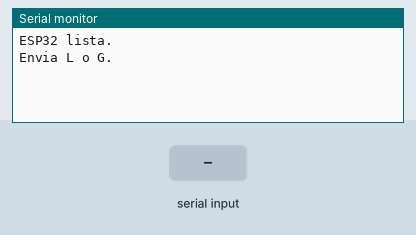
The program below on a simulated ESP32. On the bench: the last lines printed to the serial monitor. The test bench sets the inputs (shaded band).

Above: at 1.2 s.
1.3 s: "L" received over the second serial link
At 3.4 s:
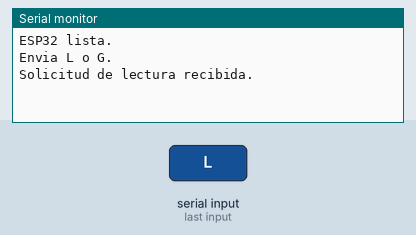
3.8 s: "G" received over the second serial link
At 5.2 s:
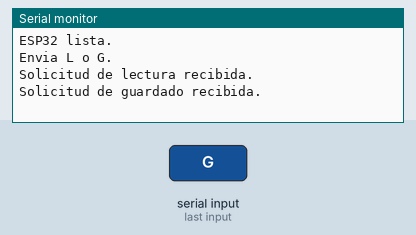
6.3 s: "1" received over the second serial link
At 8.4 s:
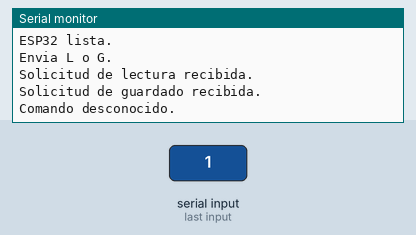

Measured:
- after the input at 1.3 s, the serial monitor: prints a new line after 1.0 s (image 1)
- after the input at 3.8 s, the serial monitor: prints a new line after 1.0 s (image 2)
- after the input at 6.3 s, the serial monitor: prints a new line after 1.0 s (image 3)

The program:

main.cpp
```cpp
#define CUSTOM_SETTINGS
#define INCLUDE_TERMINAL_MODULE

#include <Arduino.h>
#include <DabbleESP32.h>

// Procesa un mensaje completo de la Terminal de Dabble.
// En esta primera etapa solo confirma la recepcion del comando.
void procesarComando(String comando) {
    comando.trim();
    comando.toUpperCase();

    if (comando.length() == 0) {
        return;
    }

    if (comando == "L") {
        Serial.println("Solicitud de lectura recibida.");
        Terminal.println("RECIBIDO L");
    } else if (comando == "G") {
        Serial.println("Solicitud de guardado recibida.");
        Terminal.println("RECIBIDO G");
    } else {
        Serial.println("Comando desconocido.");
        Terminal.println("ERROR: envia L o G");
    }
}

// Lee el mensaje que Dabble ya recibio y decodifico.
void recibirBluetooth() {
    if (Terminal.available() > 0) {
        String comando = Terminal.readString();
        procesarComando(comando);
    }
}

void setup() {
    Serial.begin(115200);
    Dabble.begin("Licht_ESP32");

    Serial.println("ESP32 lista.");
    Serial.println("Envia L o G.");
}

void loop() {
    Dabble.processInput();
    recibirBluetooth();
    delay(5);
}
```
